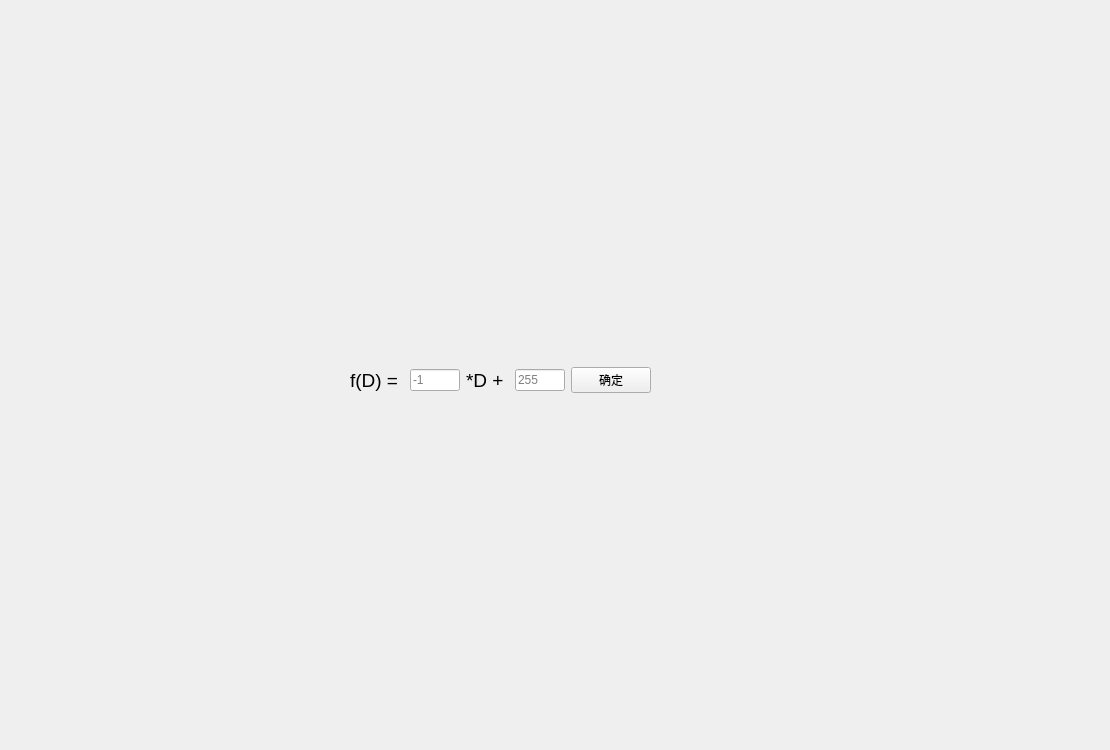
      <widget class="QWidget" name="line_trans">
       <attribute name="title">
        <string>线性变换</string>
       </attribute>
       <widget class="QWidget" name="layoutWidget">
        <property name="geometry">
         <rect>
          <x>350</x>
          <y>360</y>
          <width>301</width>
          <height>41</height>
         </rect>
        </property>
        <layout class="QHBoxLayout" name="horizontalLayout_13">
         <item>
          <layout class="QHBoxLayout" name="horizontalLayout_12">
           <item>
            <widget class="QLabel" name="line_f1">
             <property name="font">
              <font>
               <pointsize>14</pointsize>
              </font>
             </property>
             <property name="text">
              <string>f(D) = </string>
             </property>
            </widget>
           </item>
           <item>
            <widget class="QLineEdit" name="line_a1">
             <property name="maxLength">
              <number>5</number>
             </property>
             <property name="placeholderText">
              <string>-1</string>
             </property>
            </widget>
           </item>
           <item>
            <widget class="QLabel" name="line_d1">
             <property name="enabled">
              <bool>true</bool>
             </property>
             <property name="font">
              <font>
               <pointsize>14</pointsize>
              </font>
             </property>
             <property name="text">
              <string>*D + </string>
             </property>
            </widget>
           </item>
           <item>
            <widget class="QLineEdit" name="line_b1">
             <property name="maxLength">
              <number>5</number>
             </property>
             <property name="placeholderText">
              <string>255</string>
             </property>
            </widget>
           </item>
          </layout>
         </item>
         <item>
          <widget class="QPushButton" name="line_push">
           <property name="text">
            <string>确定</string>
           </property>
          </widget>
         </item>
        </layout>
       </widget>
       <widget class="QCustomPlot" name="line_ori_paint" native="true">
        <property name="geometry">
         <rect>
          <x>570</x>
          <y>18</y>
          <width>531</width>
          <height>341</height>
         </rect>
        </property>
       </widget>
       <widget class="QCustomPlot" name="line_trans_paint" native="true">
        <property name="geometry">
         <rect>
          <x>570</x>
          <y>400</y>
          <width>531</width>
          <height>341</height>
         </rect>
        </property>
       </widget>
       <widget class="mywidget" name="line_ori_image" native="true">
        <property name="geometry">
         <rect>
          <x>29</x>
          <y>20</y>
          <width>531</width>
          <height>341</height>
         </rect>
        </property>
        <property name="contextMenuPolicy">
         <enum>Qt::ActionsContextMenu</enum>
        </property>
       </widget>
       <widget class="mywidget" name="line_trans_image" native="true">
        <property name="geometry">
         <rect>
          <x>30</x>
          <y>400</y>
          <width>531</width>
          <height>341</height>
         </rect>
        </property>
        <property name="contextMenuPolicy">
         <enum>Qt::ActionsContextMenu</enum>
        </property>
       </widget>
      </widget>
